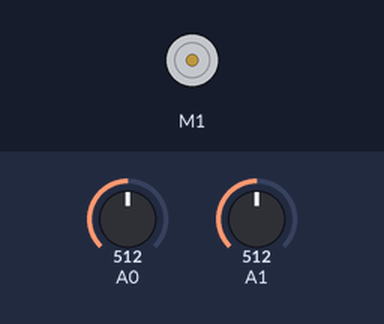
Simulated run of this sketch. Board: Arduino Uno, built with avr-gcc and run on an emulated ATmega328P. On the bench: DC motor (green arrow = forward, orange = backward, longer = faster). The inputs (shaded band) are chosen by the test bench; at power-on: A1 = 512, A0 = 512.

Above: at 1.2 s.
1.3 s: A1 set to 716
At 1.6 s:
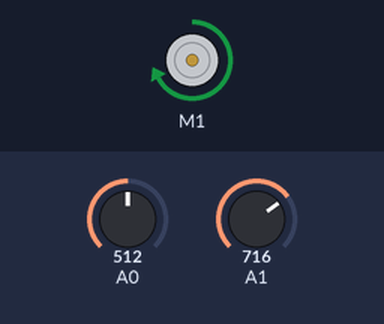
2.8 s: A1 set to 900
At 4.0 s:
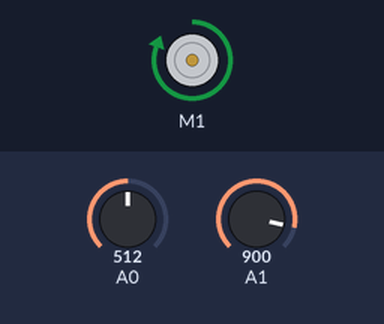
4.3 s: A1 set to 306
At 5.2 s:
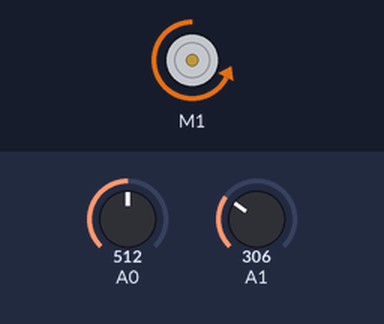
5.8 s: A1 set to 122
At 6.6 s:
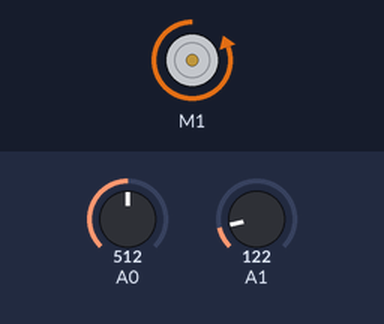
7.3 s: A1 set to 1023
At 8.5 s:
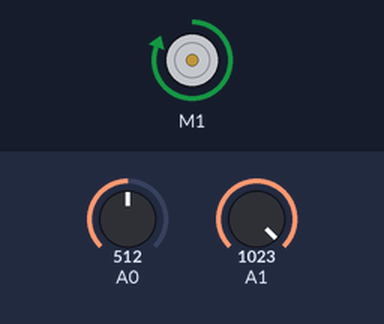
8.8 s: A1 set to 0
At 9.7 s:
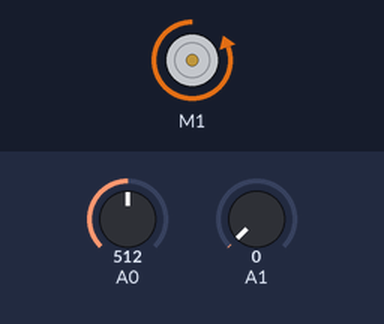
Timing chart, 0 to 11.3 s (numbered marks = the images above; inputs shaded):
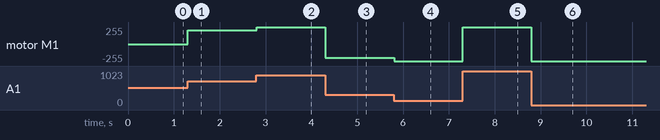

Measured:
- after the input at 1.3 s, motor M1: stopped → forward 204/255 at once
- after the input at 2.8 s, motor M1: forward 204/255 → forward 255/255 at once
- after the input at 4.3 s, motor M1: forward 255/255 → backward 206/255 at once
- after the input at 5.8 s, motor M1: backward 206/255 → backward 255/255 at once
- after the input at 7.3 s, motor M1: backward 255/255 → forward 255/255 at once
- after the input at 8.8 s, motor M1: forward 255/255 → backward 255/255 at once

The sketch:

Gripper.ino
```cpp
#include <Makeblock.h>
#include <Arduino.h>
#include <SoftwareSerial.h>
#include <Wire.h>

MeDCMotor Motor1(M1);
MeJoystick joystick(PORT_3);

int x = 0;      // a variable for the Joystick's x value
int y = 0;      // a variable for the Joystick's y value

void setup()
{
}

void loop()
{
   x = joystick.readX();
   y = joystick.readY();

   Motor1.run(y);
   delay(10);
}
```
